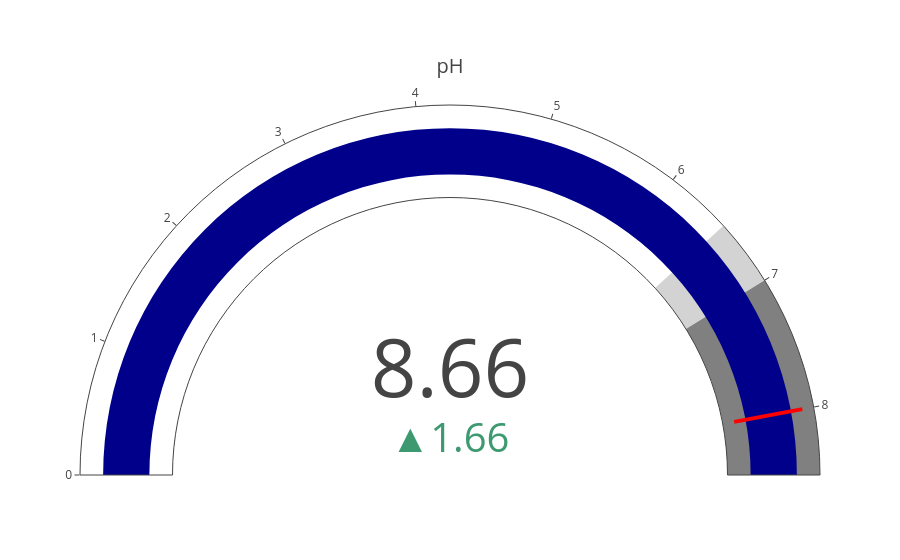
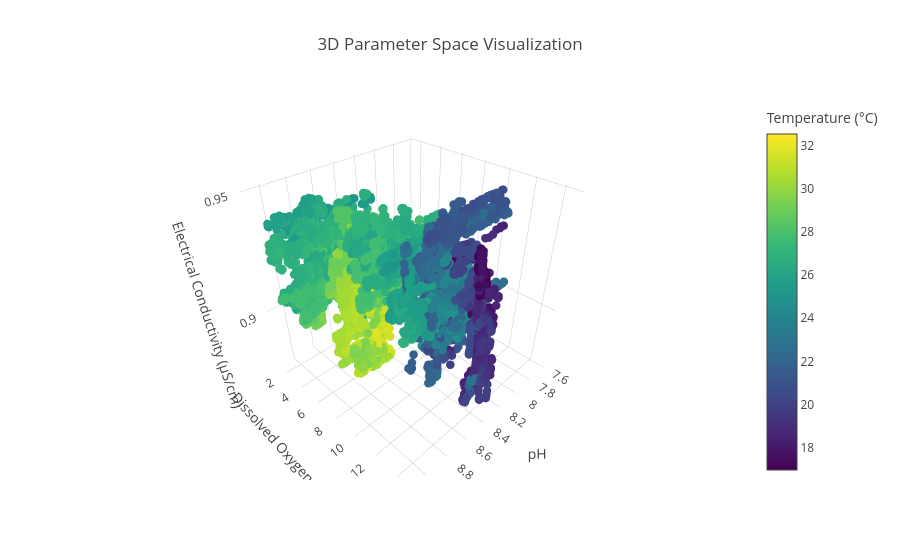
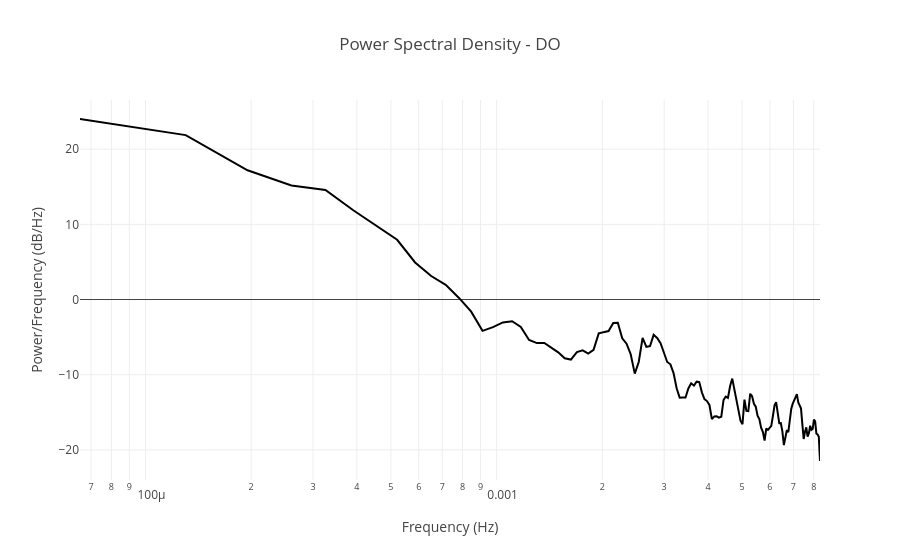

Source (notebook cell) for these figures, in order:
### Code cell
# Example usage of the dashboard components

import pandas as pd
import numpy as np
import plotly.graph_objects as go

# Import the dashboard components
# from dashboard_componentsr_module import create_advanced_dashboard_components 
# Load the water quality dataset
df_raw = pd.read_csv("./data/water_quality_data.csv", parse_dates=["timestamp"])
df_raw = df_raw.set_index("timestamp").resample("1min").mean().interpolate()

# Initialize dashboard components
components = create_advanced_dashboard_components()

# -------------------------------
# 1. Test Gauge Chart
# -------------------------------
# Example thresholds
thresholds = {
    'min': 6.5,
    'target': 7.0,
    'max': 8.5,
    'alert': 8.0
}

# Pick latest value for pH
latest_ph = df_raw['pH'].iloc[-1]
gauge_fig = components['gauge_chart'](latest_ph, "pH", thresholds)
gauge_fig.show()

# -------------------------------
# 2. Test 3D Parameter Space
# -------------------------------
space_fig = components['3d_plot'](df_raw)
space_fig.show()

# -------------------------------
# 3. Test Spectral Analysis Plot
# -------------------------------
spectral_fig = components['spectral_plot'](df_raw, 'DO')
spectral_fig.show()

### Figure 1 — Plotly figure (JSON) as saved in the notebook; plotly's stock layout.template omitted (floating-point values rounded to 4 significant figures)
{"data": [{"delta": {"reference": 7}, "domain": {"x": [0, 1], "y": [0, 1]}, "gauge": {"axis": {"range": [null, 8.5]}, "bar": {"color": "darkblue"}, "steps": [{"color": "lightgray", "range": [6.5, 7]}, {"color": "gray", "range": [7, 8.5]}], "threshold": {"line": {"color": "red", "width": 4}, "thickness": 0.75, "value": 8}}, "mode": "gauge+number+delta", "title": {"text": "pH"}, "type": "indicator", "value": 8.663}], "layout": {}}

### Figure 2 — Plotly figure (JSON) as saved in the notebook; plotly's stock layout.template omitted (floating-point values rounded to 4 significant figures; data arrays with more than 128 entries replaced by an {"elided": "..."} marker saying what was removed)
{"data": [{"hovertemplate": "<b>Time:</b> %{text}<br><b>pH:</b> %{x:.2f}<br><b>DO:</b> %{y:.2f} mg/L<br><b>EC:</b> %{z:.0f} μS/cm<br><b>Temp:</b> %{marker.color:.1f}°C<extra></extra>", "marker": {"color": {"elided": "17478 float values"}, "colorbar": {"title": {"text": "Temperature (°C)"}}, "colorscale": [[0, "#440154"], [0.1111, "#482878"], [0.2222, "#3e4989"], [0.3333, "#31688e"], [0.4444, "#26828e"], [0.5556, "#1f9e89"], [0.6667, "#35b779"], [0.7778, "#6ece58"], [0.8889, "#b5de2b"], [1, "#fde725"]], "showscale": true, "size": 5}, "mode": "markers", "text": {"elided": "17478 str values"}, "type": "scatter3d", "x": {"elided": "17478 float values"}, "y": {"elided": "17478 float values"}, "z": {"elided": "17478 float values"}}], "layout": {"scene": {"xaxis": {"title": {"text": "pH"}}, "yaxis": {"title": {"text": "Dissolved Oxygen (mg/L)"}}, "zaxis": {"title": {"text": "Electrical Conductivity (μS/cm)"}}}, "title": {"text": "3D Parameter Space Visualization"}}}

### Figure 3 — Plotly figure (JSON) as saved in the notebook; plotly's stock layout.template omitted (floating-point values rounded to 4 significant figures; data arrays with more than 128 entries replaced by an {"elided": "..."} marker saying what was removed)
{"data": [{"mode": "lines", "name": "DO PSD", "type": "scatter", "x": {"elided": "129 float values"}, "y": {"elided": "129 float values"}}], "layout": {"title": {"text": "Power Spectral Density - DO"}, "xaxis": {"title": {"text": "Frequency (Hz)"}, "type": "log"}, "yaxis": {"title": {"text": "Power/Frequency (dB/Hz)"}}}}
